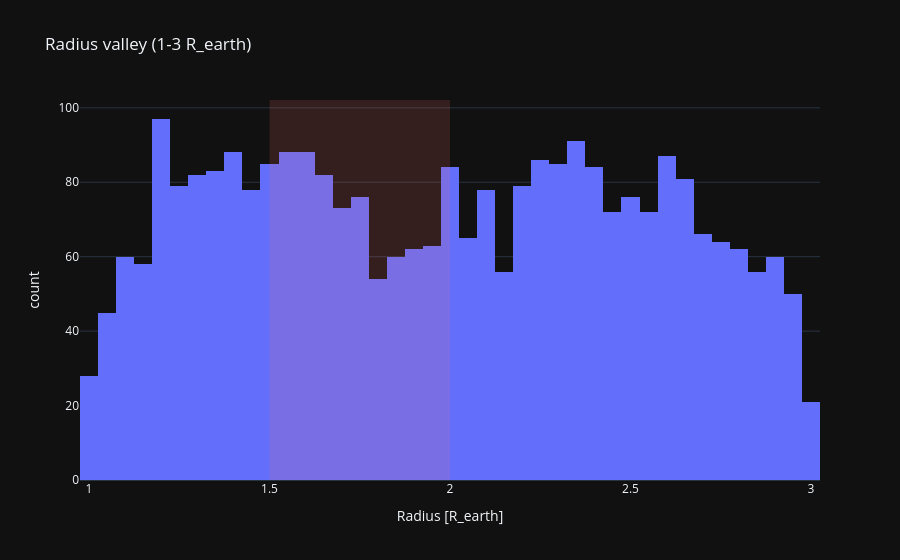

This figure's notebook cell:
### Code cell
# Radius valley zoom
sub = df[(df.pl_rade >= 1) & (df.pl_rade <= 3)]
fig = px.histogram(sub, x='pl_rade', nbins=50, title='Radius valley (1-3 R_earth)',
                   labels={'pl_rade':'Radius [R_earth]'}, template='plotly_dark')
fig.add_vrect(x0=1.5, x1=2.0, fillcolor='rgba(255,107,107,0.15)', line_width=0)
fig.show()

### Figure 1 — Plotly figure (JSON) as saved in the notebook; plotly's stock layout.template omitted (floating-point values rounded to 4 significant figures; data arrays with more than 128 entries replaced by an {"elided": "..."} marker saying what was removed)
{"data": [{"bingroup": "x", "hovertemplate": "Radius [R_earth]=%{x}<br>count=%{y}<extra></extra>", "legendgroup": "", "marker": {"color": "#636efa", "pattern": {"shape": ""}}, "name": "", "nbinsx": 50, "orientation": "v", "showlegend": false, "type": "histogram", "x": {"elided": "2904 float values"}, "xaxis": "x", "yaxis": "y"}], "layout": {"barmode": "relative", "legend": {"tracegroupgap": 0}, "shapes": [{"fillcolor": "rgba(255,107,107,0.15)", "line": {"width": 0}, "type": "rect", "x0": 1.5, "x1": 2.0, "xref": "x", "y0": 0, "y1": 1, "yref": "y domain"}], "title": {"text": "Radius valley (1-3 R_earth)"}, "xaxis": {"anchor": "y", "domain": [0.0, 1.0], "title": {"text": "Radius [R_earth]"}}, "yaxis": {"anchor": "x", "domain": [0.0, 1.0], "title": {"text": "count"}}}}
